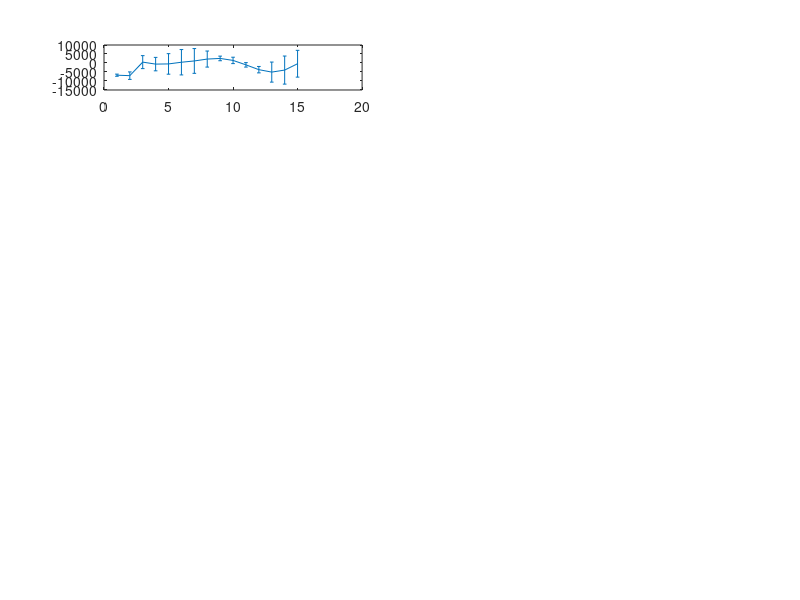

Source code (MATLAB): (Note: this script raises an error after producing the figure.)
clc;clear; 
% Plots are generated seperately
load('./data/all_OT_data70.mat');
% OT_all_repeat,OT_allsig_repeat, OT_time
load('./data/real_states.mat');
% First we generate the error of the estimate from the real state and
% calculate the covariance of the estimate across all the repititions (10)
% TO-DO: assuming n_repeat is same for fixed sample size
n_repeat = size(OT_time,2);
n_obs = size(real_states,1);
OTerror_estimate_repeat = OT_all_repeat - repmat(real_states,1,1,n_repeat);
OTerror_mean = mean(OTerror_estimate_repeat,3);
% 3D matrix containing error across n_repeat number of repititions
% calculate sigma along the 3D direction
OT_sig_repeat = zeros(size(real_states,1),size(real_states,2));
for i = 1:size(real_states,1)
    for j = 1:size(real_states,2)
        OT_sig_repeat(i,j) = cov(reshape(OTerror_estimate_repeat(i,j,:),n_repeat,1));
        OT_sig_repeat(i,j) = sqrt(OT_sig_repeat(i,j));
    end
end
%%
load('./data/all_EnKF_data70.mat');
% EnKF_all_repeat,EnKF_allsig_repeat,EnKF_time
n_repeat = size(EnKF_time,2);
EnKFerror_estimate_repeat = EnKF_all_repeat - repmat(real_states,1,1,n_repeat);
EnKFerror_mean  = mean(EnKFerror_estimate_repeat,3);
% 3D matrix containing error across n_repeat number of repititions
% calculate sigma along the 3D direction
EnKF_sig_repeat = zeros(size(real_states,1),size(real_states,2));
for i = 1:size(real_states,1)
    for j = 1:size(real_states,2)
        EnKF_sig_repeat(i,j) = cov(reshape(EnKFerror_estimate_repeat(i,j,:),n_repeat,1));
        EnKF_sig_repeat(i,j) = sqrt(EnKF_sig_repeat(i,j));
    end
end
%%
figure;
ylabels = {'$e_{p_o}$(m)','$e_{f_o}$','$e_{g_o}$','$e_{h_o}$','$e_{k_o}$','$e_{L_o}$(rad)'};
for i = 1:6
    ax1 = subplot(6,2,2*i-1);
    % Plot OT
    h1 = errorbar(1:n_obs,OTerror_mean(:,i),OT_sig_repeat(:,i)); hold on;
    h1.LineWidth = 1.5;
    ax = gca;
    ylabel(ylabels(i),'FontSize',14,'FontWeight','bold','interpreter', 'latex');
    xlim([1 n_obs]);
    ax.XTick = 1:2:n_obs;
    ax.FontWeight = 'bold';
    ax.FontSize = 8;
    if i ==6
        xlabel('Time points (days)');
    end
    if i == 1
        title('OT (samples=70,repeat=10)');
    end
    ax2 = subplot(6,2,2*i);
    % PLot EnKF
    h2 = errorbar(1:n_obs,EnKFerror_mean(:,i),EnKF_sig_repeat(:,i)); hold on;
    h2.LineWidth = 1.5;
    ax = gca;
        ylabel(ylabels(i),'FontSize',14,'FontWeight','bold','interpreter', 'latex');
    xlim([1 n_obs]);
    ax.XTick = 1:2:n_obs;
    ax.FontWeight = 'bold';
    ax.FontSize = 8;
    if i ==6
        xlabel('Time points (days)');
    end
    if i == 1
        title('EnKF (samples=70,repeat=10)');
    end
    linkaxes([ax1,ax2],'xy')
end
fig = gcf;
fig.PaperPositionMode = 'auto';
fig_pos = fig.PaperPosition;
fig.PaperSize = [fig_pos(3) fig_pos(4)];
print(fig, '-dpdf', './Plots/plotrobust70.pdf');
